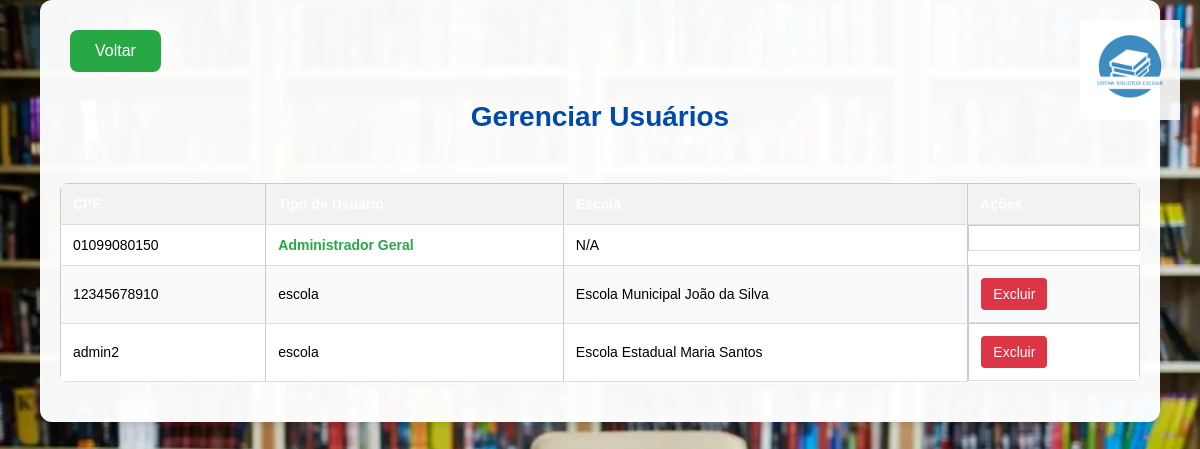
The page /gerenciar_usuarios (signed in) on the database as committed earlier.
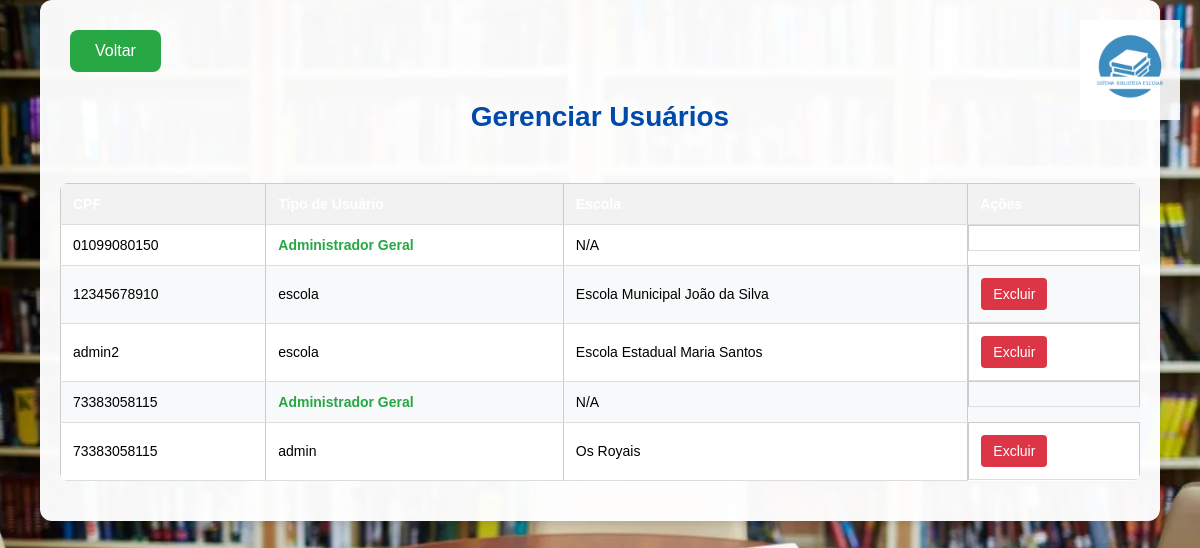
The same page on the database as committed later.
### tables this page shows
CREATE TABLE usuarios (
    id INTEGER PRIMARY KEY AUTOINCREMENT,
    cpf TEXT NOT NULL,
    senha TEXT NOT NULL,
    escola_id INTEGER,
    tipo_usuario TEXT DEFAULT 'escola',
    FOREIGN KEY (escola_id) REFERENCES escolas(id),
    UNIQUE(cpf, escola_id)
);

CREATE TABLE escolas (
    id INTEGER PRIMARY KEY AUTOINCREMENT,
    nome TEXT NOT NULL,
    endereco TEXT,
    telefone TEXT
);

### app.py (the view)
@app.route('/gerenciar_usuarios')
def gerenciar_usuarios():
    if 'usuario_cpf' not in session:
        return redirect(url_for('login'))
    if session.get('tipo_usuario') != 'super_admin':
        flash('Apenas o administrador geral pode gerenciar usuários!', 'error')
        return redirect(url_for('index'))
    conn = get_db_connection()
    usuarios = conn.execute('''
        SELECT u.*, e.nome as escola_nome
        FROM usuarios u
        LEFT JOIN escolas e ON u.escola_id = e.id
    ''').fetchall()
    conn.close()
    return render_template('gerenciar_usuarios.html', usuarios=usuarios)

### app.py (called while the page is built)
def get_db_connection():
    conn = sqlite3.connect('database.db')
    conn.row_factory = sqlite3.Row
    return conn

### templates/gerenciar_usuarios.html (shortened to what this page needs)
<!DOCTYPE html>
<html lang="pt-br">
<head>
    <link rel="stylesheet" href="{{ url_for('static', filename='style.css') }}">
</head>
<body>
    <div class="logo-container">
        <img src="{{ url_for('static', filename='logosbe.png') }}" alt="Logo Sistema Biblioteca Escolar">
    </div>
    <div class="container">
        <a href="{{ url_for('index') }}" class="back-button">Voltar</a>
        <h1>Gerenciar Usuários</h1>
        <div class="table-container">
            <table>
                <thead>
                    <tr>
                        <th>CPF</th>
                        <th>Tipo de Usuário</th>
                        <th>Escola</th>
                        <th>Ações</th>
                    </tr>
                </thead>
                <tbody>
                    {% for usuario in usuarios %}
                    <tr>
                        <td>{{ usuario.cpf }}</td>
                        <td>
                            {% if usuario.tipo_usuario == 'super_admin' %}
                                <span class="super-admin">Administrador Geral</span>
                            {% else %}
                                {{ usuario.tipo_usuario }}
                            {% endif %}
                        </td>
                        <td>{{ usuario.escola_nome or 'N/A' }}</td>
                        <td class="action-buttons">
                            {% if usuario.tipo_usuario != 'super_admin' %}
                            <a href="{{ url_for('excluir_usuario', cpf=usuario.cpf) }}"
                               class="delete-button"
                               onclick="return confirm('Tem certeza que deseja excluir este usuário?')">
                                Excluir
                            </a>
                            {% endif %}
                        </td>
                    </tr>
                    {% endfor %}
                </tbody>
            </table>
        </div>
    </div>
</body>
</html>

### static/style.css (style rules this page uses)
body { margin: 0; padding: 0; min-height: 100vh; font-family: Arial, sans-serif; background: url('../static/livro.png.png') no-repeat center center fixed; background-size: cover; display: flex; flex-direction: column; align-items: center; }
.container { background-color: rgba(255, 255, 255, 0.97); padding: 40px; border-radius: 12px; box-shadow: 0 4px 6px rgba(0, 0, 0, 0.1); width: 90%; max-width: 1000px; margin: 40px auto; position: relative; padding-top: 20px; }
.back-button { display: inline-block; padding: 8px 16px; background-color: #28a745; color: white; text-decoration: none; border-radius: 4px; transition: background-color 0.2s; margin-top: 20px; }
table { width: 100%; border-collapse: collapse; margin: 20px 0; background-color: white; }
th, td { padding: 12px; text-align: left; border-bottom: 1px solid #ddd; }
th { background-color: #004aad; color: white; }
tr:nth-child(even) { background-color: #f8f9fa; }
h1 { font-size: 2rem; margin-bottom: 20px; color: #004aad; }
.back-button { padding: 12px 25px; margin: 10px auto; font-size: 16px; background-color: #28a745; color: white; border: none; border-radius: 8px; cursor: pointer; display: inline-block; text-decoration: none; }
table { width: 100%; border-collapse: collapse; margin-top: 20px; }
th, td { padding: 12px 8px; text-align: center; border: 1px solid #ccc; font-size: 14px; }
th { background-color: #003580; color: white; }
a.main-button, a.back-button { display: inline-block; padding: 12px 25px; margin: 10px; font-size: 16px; background-color: #004aad; color: white; border: none; border-radius: 8px; cursor: pointer; text-decoration: none; text-align: center; transition: background 0.3s; }
a.back-button { background-color: #28a745; }
.back-button { padding: 10px 20px; font-size: 16px; background-color: #28a745; color: white; border: none; border-radius: 8px; cursor: pointer; text-decoration: none; transition: background-color 0.3s; display: inline-block; }
table { width: 100%; border-collapse: collapse; margin: 20px 0; background-color: white; border-radius: 8px; overflow: hidden; }
th, td { padding: 12px 15px; text-align: left; border-bottom: 1px solid #ddd; }
th { background-color: #004aad; color: white; font-weight: 500; }
h1 { color: #004aad; margin-bottom: 30px; text-align: center; font-size: 28px; }
.logo-container { position: fixed; top: 20px; right: 20px; z-index: 1000; }
.logo-container img { width: 100px; height: auto; opacity: 0.9; }

### templates/gerenciar_usuarios.html (style rules this page uses)
.container { max-width: 1200px; margin: 0 auto; padding: 20px; }
.table-container { overflow-x: auto; }
table { width: 100%; border-collapse: collapse; margin-top: 20px; }
th, td { padding: 12px; text-align: left; border-bottom: 1px solid #ddd; }
th { background-color: #f2f2f2; font-weight: bold; }
.action-buttons { display: flex; gap: 10px; }
.delete-button { background-color: #dc3545; color: white; border: none; padding: 8px 12px; border-radius: 4px; cursor: pointer; text-decoration: none; }
.back-button { display: inline-block; margin-bottom: 20px; padding: 8px 16px; background-color: #6c757d; color: white; text-decoration: none; border-radius: 4px; }
.super-admin { color: #28a745; font-weight: bold; }

Rows that differ between the two databases and show on the page:
added usuarios: cpf "73383058115", tipo_usuario "Administrador Geral", escola_nome "N/A"
added usuarios: cpf "73383058115", tipo_usuario "admin", nome "Os Royais"
